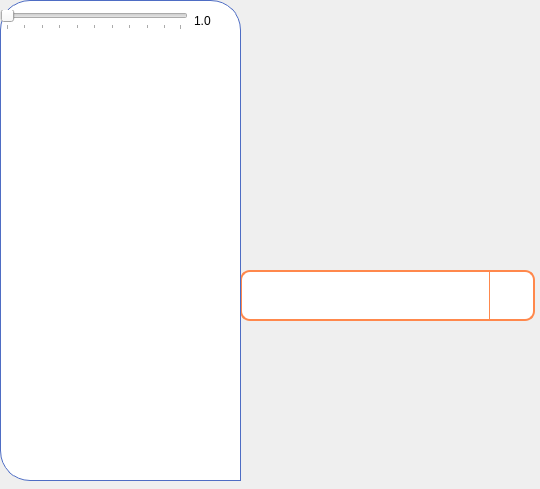
<?xml version="1.0" encoding="UTF-8"?>
<ui version="4.0">
 <class>MainWindow</class>
 <widget class="QMainWindow" name="MainWindow">
  <property name="geometry">
   <rect>
    <x>0</x>
    <y>0</y>
    <width>540</width>
    <height>489</height>
   </rect>
  </property>
  <property name="windowTitle">
   <string>MainWindow</string>
  </property>
  <widget class="QWidget" name="centralwidget">
   <widget class="QWidget" name="widget_4" native="true">
    <property name="enabled">
     <bool>true</bool>
    </property>
    <property name="geometry">
     <rect>
      <x>0</x>
      <y>0</y>
      <width>251</width>
      <height>491</height>
     </rect>
    </property>
    <property name="sizePolicy">
     <sizepolicy hsizetype="Expanding" vsizetype="Preferred">
      <horstretch>0</horstretch>
      <verstretch>0</verstretch>
     </sizepolicy>
    </property>
    <property name="minimumSize">
     <size>
      <width>242</width>
      <height>0</height>
     </size>
    </property>
    <property name="autoFillBackground">
     <bool>false</bool>
    </property>
    <widget class="QPushButton" name="pushButton_6">
     <property name="geometry">
      <rect>
       <x>220</x>
       <y>10</y>
       <width>22</width>
       <height>18</height>
      </rect>
     </property>
     <property name="sizePolicy">
      <sizepolicy hsizetype="Expanding" vsizetype="Expanding">
       <horstretch>0</horstretch>
       <verstretch>0</verstretch>
      </sizepolicy>
     </property>
     <property name="cursor">
      <cursorShape>PointingHandCursor</cursorShape>
     </property>
     <property name="autoFillBackground">
      <bool>false</bool>
     </property>
     <property name="styleSheet">
      <string notr="true">border: 0px;
background: transparent
</string>
     </property>
     <property name="text">
      <string/>
     </property>
     <property name="icon">
      <iconset resource="resource.qrc">
       <normaloff>:/character/resources/images/最小化.png</normaloff>:/character/resources/images/最小化.png</iconset>
     </property>
     <property name="iconSize">
      <size>
       <width>18</width>
       <height>18</height>
      </size>
     </property>
     <property name="flat">
      <bool>true</bool>
     </property>
    </widget>
    <widget class="QTextBrowser" name="textBrowser">
     <property name="geometry">
      <rect>
       <x>0</x>
       <y>0</y>
       <width>241</width>
       <height>481</height>
      </rect>
     </property>
     <property name="sizePolicy">
      <sizepolicy hsizetype="Fixed" vsizetype="Fixed">
       <horstretch>0</horstretch>
       <verstretch>0</verstretch>
      </sizepolicy>
     </property>
     <property name="minimumSize">
      <size>
       <width>241</width>
       <height>0</height>
      </size>
     </property>
     <property name="maximumSize">
      <size>
       <width>16777215</width>
       <height>481</height>
      </size>
     </property>
     <property name="styleSheet">
      <string notr="true">QTextBrowser#textBrowser{
    background-color: white;
    border: 1px solid #4e6dc4;
    border-top-left-radius: 30px;
    border-bottom-left-radius: 30px;
	border-top-right-radius: 30px;
	border-bottom-right-radius: 0px;
    padding: 5px;
}</string>
     </property>
     <property name="html">
      <string>&lt;!DOCTYPE HTML PUBLIC &quot;-//W3C//DTD HTML 4.0//EN&quot; &quot;http://www.w3.org/TR/REC-html40/strict.dtd&quot;&gt;
&lt;html&gt;&lt;head&gt;&lt;meta name=&quot;qrichtext&quot; content=&quot;1&quot; /&gt;&lt;style type=&quot;text/css&quot;&gt;
p, li { white-space: pre-wrap; }
&lt;/style&gt;&lt;/head&gt;&lt;body style=&quot; font-family:'SimSun'; font-size:9pt; font-weight:400; font-style:normal;&quot;&gt;
&lt;p style=&quot;-qt-paragraph-type:empty; margin-top:0px; margin-bottom:0px; margin-left:0px; margin-right:0px; -qt-block-indent:0; text-indent:0px; font-family:'YEFONTHuaJuanTi';&quot;&gt;&lt;br /&gt;&lt;/p&gt;&lt;/body&gt;&lt;/html&gt;</string>
     </property>
    </widget>
    <widget class="QWidget" name="widget" native="true">
     <property name="geometry">
      <rect>
       <x>0</x>
       <y>0</y>
       <width>211</width>
       <height>41</height>
      </rect>
     </property>
     <layout class="QHBoxLayout" name="horizontalLayout_2">
      <item>
       <widget class="QSlider" name="horizontalSlider">
        <property name="orientation">
         <enum>Qt::Horizontal</enum>
        </property>
        <property name="tickPosition">
         <enum>QSlider::TicksBelow</enum>
        </property>
       </widget>
      </item>
      <item>
       <widget class="QLabel" name="label_3">
        <property name="text">
         <string>1.0</string>
        </property>
       </widget>
      </item>
     </layout>
    </widget>
    <zorder>textBrowser</zorder>
    <zorder>pushButton_6</zorder>
    <zorder>widget</zorder>
   </widget>
   <widget class="QWidget" name="widget_2" native="true">
    <property name="geometry">
     <rect>
      <x>220</x>
      <y>0</y>
      <width>321</width>
      <height>491</height>
     </rect>
    </property>
    <property name="sizePolicy">
     <sizepolicy hsizetype="Expanding" vsizetype="Preferred">
      <horstretch>0</horstretch>
      <verstretch>0</verstretch>
     </sizepolicy>
    </property>
    <property name="minimumSize">
     <size>
      <width>321</width>
      <height>0</height>
     </size>
    </property>
    <property name="focusPolicy">
     <enum>Qt::NoFocus</enum>
    </property>
    <property name="contextMenuPolicy">
     <enum>Qt::NoContextMenu</enum>
    </property>
    <property name="autoFillBackground">
     <bool>false</bool>
    </property>
    <property name="styleSheet">
     <string notr="true"/>
    </property>
    <widget class="QLabel" name="label">
     <property name="geometry">
      <rect>
       <x>10</x>
       <y>0</y>
       <width>301</width>
       <height>471</height>
      </rect>
     </property>
     <property name="autoFillBackground">
      <bool>false</bool>
     </property>
     <property name="styleSheet">
      <string notr="true">image: url(:/character/resources/images/人物1.png)</string>
     </property>
     <property name="text">
      <string/>
     </property>
    </widget>
    <widget class="QWidget" name="verticalLayoutWidget">
     <property name="geometry">
      <rect>
       <x>240</x>
       <y>0</y>
       <width>60</width>
       <height>173</height>
      </rect>
     </property>
     <layout class="QVBoxLayout" name="verticalLayout">
      <item>
       <widget class="QWidget" name="widget_3" native="true">
        <layout class="QVBoxLayout" name="verticalLayout_2">
         <item>
          <widget class="QPushButton" name="pushButton">
           <property name="sizePolicy">
            <sizepolicy hsizetype="Expanding" vsizetype="Expanding">
             <horstretch>0</horstretch>
             <verstretch>0</verstretch>
            </sizepolicy>
           </property>
           <property name="cursor">
            <cursorShape>PointingHandCursor</cursorShape>
           </property>
           <property name="autoFillBackground">
            <bool>false</bool>
           </property>
           <property name="styleSheet">
            <string notr="true">border: 0px</string>
           </property>
           <property name="text">
            <string/>
           </property>
           <property name="icon">
            <iconset resource="resource.qrc">
             <normaloff>:/character/resources/images/解锁.png</normaloff>:/character/resources/images/解锁.png</iconset>
           </property>
           <property name="iconSize">
            <size>
             <width>32</width>
             <height>32</height>
            </size>
           </property>
           <property name="flat">
            <bool>true</bool>
           </property>
          </widget>
         </item>
         <item>
          <widget class="QPushButton" name="pushButton_2">
           <property name="sizePolicy">
            <sizepolicy hsizetype="Expanding" vsizetype="Expanding">
             <horstretch>0</horstretch>
             <verstretch>0</verstretch>
            </sizepolicy>
           </property>
           <property name="cursor">
            <cursorShape>PointingHandCursor</cursorShape>
           </property>
           <property name="autoFillBackground">
            <bool>false</bool>
           </property>
           <property name="styleSheet">
            <string notr="true">border: 0px</string>
           </property>
           <property name="text">
            <string/>
           </property>
           <property name="icon">
            <iconset resource="resource.qrc">
             <normaloff>:/character/resources/images/铅笔.png</normaloff>:/character/resources/images/铅笔.png</iconset>
           </property>
           <property name="iconSize">
            <size>
             <width>32</width>
             <height>32</height>
            </size>
           </property>
           <property name="flat">
            <bool>true</bool>
           </property>
          </widget>
         </item>
         <item>
          <widget class="QPushButton" name="pushButton_4">
           <property name="sizePolicy">
            <sizepolicy hsizetype="Expanding" vsizetype="Expanding">
             <horstretch>0</horstretch>
             <verstretch>0</verstretch>
            </sizepolicy>
           </property>
           <property name="cursor">
            <cursorShape>PointingHandCursor</cursorShape>
           </property>
           <property name="autoFillBackground">
            <bool>false</bool>
           </property>
           <property name="styleSheet">
            <string notr="true">border: 0px</string>
           </property>
           <property name="text">
            <string/>
           </property>
           <property name="icon">
            <iconset resource="resource.qrc">
             <normaloff>:/character/resources/images/最小化.png</normaloff>:/character/resources/images/最小化.png</iconset>
           </property>
           <property name="iconSize">
            <size>
             <width>32</width>
             <height>32</height>
            </size>
           </property>
           <property name="flat">
            <bool>true</bool>
           </property>
          </widget>
         </item>
         <item>
          <widget class="QPushButton" name="pushButton_5">
           <property name="sizePolicy">
            <sizepolicy hsizetype="Expanding" vsizetype="Expanding">
             <horstretch>0</horstretch>
             <verstretch>0</verstretch>
            </sizepolicy>
           </property>
           <property name="cursor">
            <cursorShape>PointingHandCursor</cursorShape>
           </property>
           <property name="autoFillBackground">
            <bool>false</bool>
           </property>
           <property name="styleSheet">
            <string notr="true">border: 0px</string>
           </property>
           <property name="text">
            <string/>
           </property>
           <property name="icon">
            <iconset resource="resource.qrc">
             <normaloff>:/character/resources/images/关闭.png</normaloff>:/character/resources/images/关闭.png</iconset>
           </property>
           <property name="iconSize">
            <size>
             <width>32</width>
             <height>32</height>
            </size>
           </property>
           <property name="flat">
            <bool>true</bool>
           </property>
          </widget>
         </item>
        </layout>
       </widget>
      </item>
     </layout>
    </widget>
    <widget class="QLabel" name="label_2">
     <property name="geometry">
      <rect>
       <x>50</x>
       <y>140</y>
       <width>91</width>
       <height>51</height>
      </rect>
     </property>
     <property name="text">
      <string/>
     </property>
    </widget>
    <widget class="QTextEdit" name="textEdit">
     <property name="geometry">
      <rect>
       <x>20</x>
       <y>270</y>
       <width>251</width>
       <height>51</height>
      </rect>
     </property>
     <property name="sizePolicy">
      <sizepolicy hsizetype="Expanding" vsizetype="Expanding">
       <horstretch>0</horstretch>
       <verstretch>0</verstretch>
      </sizepolicy>
     </property>
     <property name="font">
      <font>
       <family>微软雅黑</family>
       <pointsize>11</pointsize>
      </font>
     </property>
     <property name="styleSheet">
      <string notr="true">background-color: white;
border: 2px solid rgb(255, 136, 76);
border-top-left-radius:10px;
border-bottom-left-radius:10px;
padding: 5px;
</string>
     </property>
     <property name="tabChangesFocus">
      <bool>false</bool>
     </property>
     <property name="html">
      <string>&lt;!DOCTYPE HTML PUBLIC &quot;-//W3C//DTD HTML 4.0//EN&quot; &quot;http://www.w3.org/TR/REC-html40/strict.dtd&quot;&gt;
&lt;html&gt;&lt;head&gt;&lt;meta name=&quot;qrichtext&quot; content=&quot;1&quot; /&gt;&lt;style type=&quot;text/css&quot;&gt;
p, li { white-space: pre-wrap; }
&lt;/style&gt;&lt;/head&gt;&lt;body style=&quot; font-family:'微软雅黑'; font-size:11pt; font-weight:400; font-style:normal;&quot;&gt;
&lt;p style=&quot;-qt-paragraph-type:empty; margin-top:0px; margin-bottom:0px; margin-left:0px; margin-right:0px; -qt-block-indent:0; text-indent:0px;&quot;&gt;&lt;br /&gt;&lt;/p&gt;&lt;/body&gt;&lt;/html&gt;</string>
     </property>
    </widget>
    <widget class="QPushButton" name="pushButton_3">
     <property name="geometry">
      <rect>
       <x>270</x>
       <y>270</y>
       <width>45</width>
       <height>51</height>
      </rect>
     </property>
     <property name="sizePolicy">
      <sizepolicy hsizetype="Expanding" vsizetype="Expanding">
       <horstretch>0</horstretch>
       <verstretch>0</verstretch>
      </sizepolicy>
     </property>
     <property name="cursor">
      <cursorShape>PointingHandCursor</cursorShape>
     </property>
     <property name="styleSheet">
      <string notr="true">background-color: white;
border: 2px solid rgb(255, 136, 76);
border-left: 0px;
border-top-right-radius: 10px;
border-bottom-right-radius:10px;</string>
     </property>
     <property name="text">
      <string/>
     </property>
     <property name="icon">
      <iconset resource="resource.qrc">
       <normaloff>:/character/resources/images/发送.png</normaloff>:/character/resources/images/发送.png</iconset>
     </property>
     <property name="iconSize">
      <size>
       <width>24</width>
       <height>24</height>
      </size>
     </property>
    </widget>
   </widget>
   <zorder>widget_2</zorder>
   <zorder>widget_4</zorder>
  </widget>
 </widget>
 <resources>
  <include location="resource.qrc"/>
 </resources>
 <connections/>
</ui>
